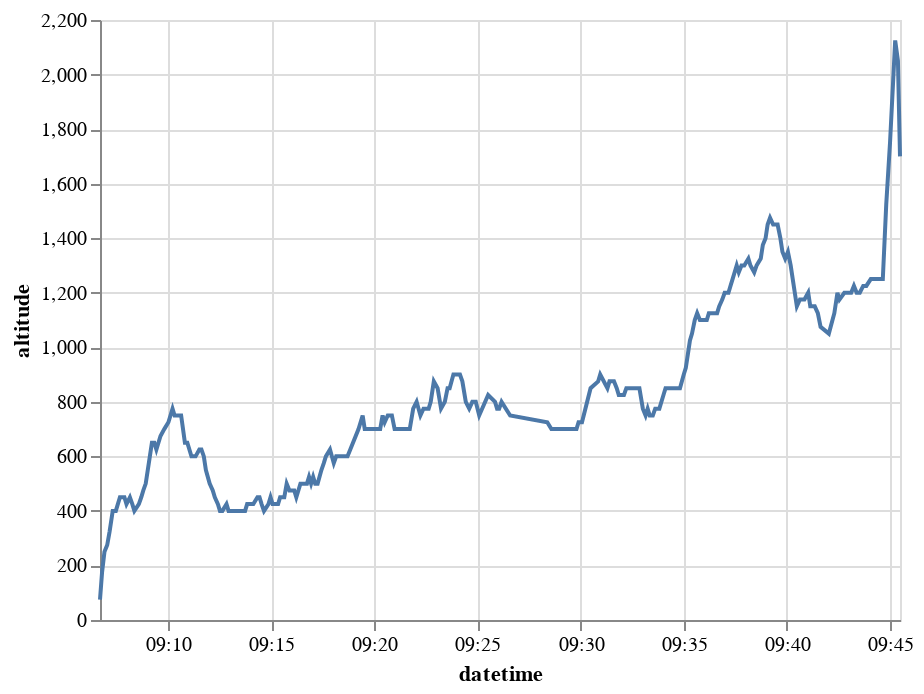

This figure's notebook cell:
### Code cell
alt.Chart(final_flight_points).mark_line().encode(
    x='datetime:T',
    y='altitude'
)

### Figure 1 — Vega-Lite specification as saved in the notebook (floating-point values rounded to 4 significant figures; data arrays with more than 128 entries replaced by an {"elided": "..."} marker saying what was removed)
{"config": {"view": {"continuousWidth": 400, "continuousHeight": 300}}, "data": {"name": "data-e5fb978f99b485fb3a2d742e803ec57f"}, "mark": "line", "encoding": {"x": {"type": "temporal", "field": "datetime"}, "y": {"type": "quantitative", "field": "altitude"}}, "$schema": "https://vega.github.io/schema/vega-lite/v4.8.1.json", "datasets": {"data-e5fb978f99b485fb3a2d742e803ec57f": {"elided": "250 records"}}}
